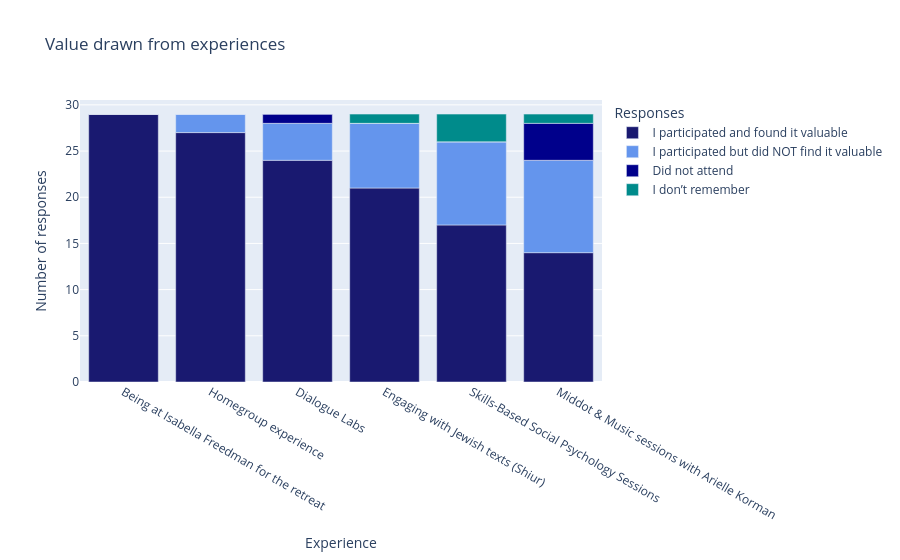

The notebook cell saved with this chart:
### Code cell
fig_value = px.bar(df_value, title='Value drawn from experiences', labels={'value': 'Number of responses', 'index': 'Experience', 'variable': 'Responses'},
                   color_discrete_sequence=["midnightblue", "cornflowerblue", "darkblue", "darkcyan"])
fig_value.show()

### Figure 1 — Plotly figure (JSON) as saved in the notebook; plotly's stock layout.template omitted (floating-point values rounded to 4 significant figures)
{"data": [{"alignmentgroup": "True", "hovertemplate": "Responses=I participated and found it valuable<br>Experience=%{x}<br>Number of responses=%{y}<extra></extra>", "legendgroup": "I participated and found it valuable", "marker": {"color": "midnightblue", "pattern": {"shape": ""}}, "name": "I participated and found it valuable", "offsetgroup": "I participated and found it valuable", "orientation": "v", "showlegend": true, "textposition": "auto", "type": "bar", "x": ["Being at Isabella Freedman for the retreat", "Homegroup experience", "Dialogue Labs", "Engaging with Jewish texts (Shiur)", "Skills-Based Social Psychology Sessions", "Middot & Music sessions with Arielle Korman"], "xaxis": "x", "y": [29, 27, 24, 21, 17, 14], "yaxis": "y"}, {"alignmentgroup": "True", "hovertemplate": "Responses=I participated but did NOT find it valuable<br>Experience=%{x}<br>Number of responses=%{y}<extra></extra>", "legendgroup": "I participated but did NOT find it valuable", "marker": {"color": "cornflowerblue", "pattern": {"shape": ""}}, "name": "I participated but did NOT find it valuable", "offsetgroup": "I participated but did NOT find it valuable", "orientation": "v", "showlegend": true, "textposition": "auto", "type": "bar", "x": ["Being at Isabella Freedman for the retreat", "Homegroup experience", "Dialogue Labs", "Engaging with Jewish texts (Shiur)", "Skills-Based Social Psychology Sessions", "Middot & Music sessions with Arielle Korman"], "xaxis": "x", "y": [0, 2, 4, 7, 9, 10], "yaxis": "y"}, {"alignmentgroup": "True", "hovertemplate": "Responses=Did not attend<br>Experience=%{x}<br>Number of responses=%{y}<extra></extra>", "legendgroup": "Did not attend", "marker": {"color": "darkblue", "pattern": {"shape": ""}}, "name": "Did not attend", "offsetgroup": "Did not attend", "orientation": "v", "showlegend": true, "textposition": "auto", "type": "bar", "x": ["Being at Isabella Freedman for the retreat", "Homegroup experience", "Dialogue Labs", "Engaging with Jewish texts (Shiur)", "Skills-Based Social Psychology Sessions", "Middot & Music sessions with Arielle Korman"], "xaxis": "x", "y": [0, 0, 1, 0, 0, 4], "yaxis": "y"}, {"alignmentgroup": "True", "hovertemplate": "Responses=I don’t remember<br>Experience=%{x}<br>Number of responses=%{y}<extra></extra>", "legendgroup": "I don’t remember", "marker": {"color": "darkcyan", "pattern": {"shape": ""}}, "name": "I don’t remember", "offsetgroup": "I don’t remember", "orientation": "v", "showlegend": true, "textposition": "auto", "type": "bar", "x": ["Being at Isabella Freedman for the retreat", "Homegroup experience", "Dialogue Labs", "Engaging with Jewish texts (Shiur)", "Skills-Based Social Psychology Sessions", "Middot & Music sessions with Arielle Korman"], "xaxis": "x", "y": [0, 0, 0, 1, 3, 1], "yaxis": "y"}], "layout": {"barmode": "relative", "legend": {"title": {"text": "Responses"}, "tracegroupgap": 0}, "title": {"text": "Value drawn from experiences"}, "xaxis": {"anchor": "y", "domain": [0, 1], "title": {"text": "Experience"}}, "yaxis": {"anchor": "x", "domain": [0, 1], "title": {"text": "Number of responses"}}}}
